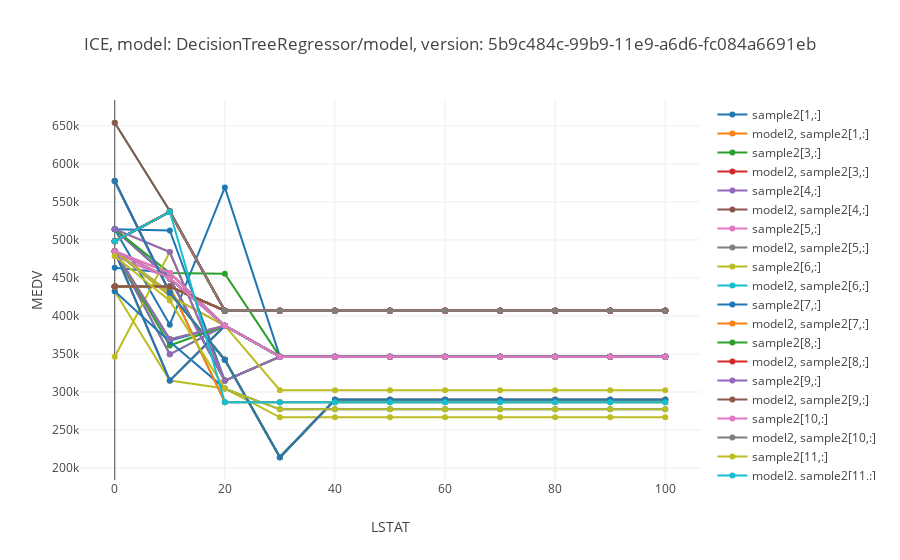

Here is the notebook cell this chart was saved with:
### Code cell
plot.ice(ice_results, clusters = [2,4], ice_results_2 = ice_results_2)
